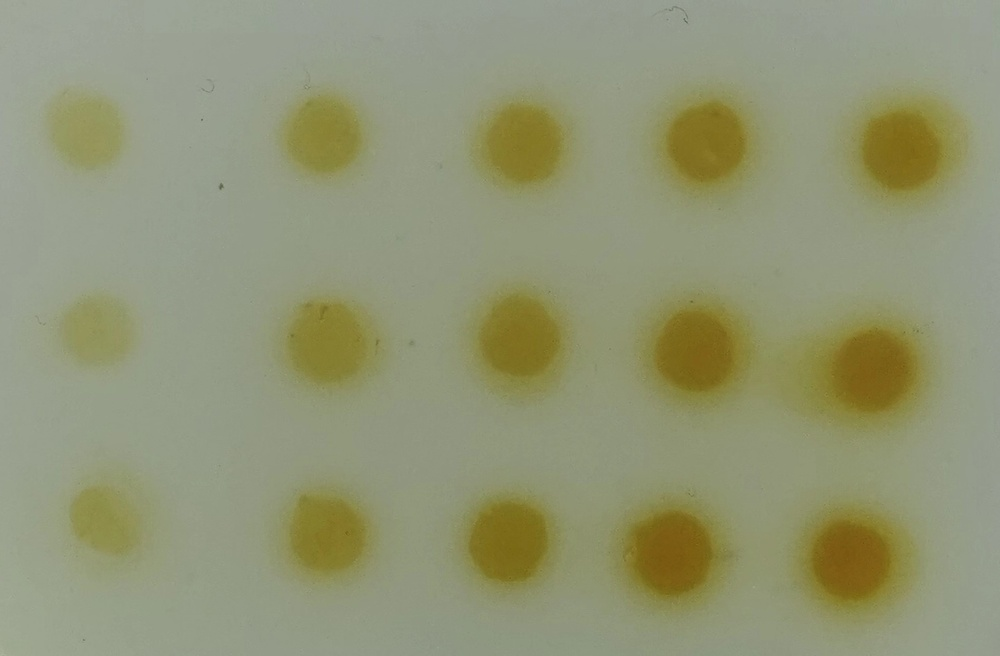
#> input picture assets/30.jpg, 1000 x 656 px, shrunk from 1923 x 1262 before the run
$ python -i analysis_engine.py   (imports and definitions only)
#> lines starting #> are read from the running program, lines starting #| are printed output that depends on the picture
import cv2
import numpy as np


class AnalysisEngine:
    def __init__(self):
        self.active_model = None  # {'k': float, 'b': float, 'channel': str, 'r2': float}
        self.current_img_data = None

    def process_img(self, img_path):
        """
        读取图像并返回多通道数据
        返回: 图像数据字典
        """
#> called with img_path = 'assets/30.jpg'
        img = cv2.imread(img_path)
#> img is the input picture: shape (656, 1000, 3); mean B, G, R 116.1, 148.8, 145.5
        if img is None: return None

        # 预处理：轻微模糊去噪，防止单像素噪点干扰采样
        img_smooth = cv2.medianBlur(img, 3)
        hsv = cv2.cvtColor(img_smooth, cv2.COLOR_BGR2HSV)
#> hsv: shape (656, 1000, 3); mean H, S, V 36.4, 60.8, 150.4
        gray = cv2.cvtColor(img_smooth, cv2.COLOR_BGR2GRAY)
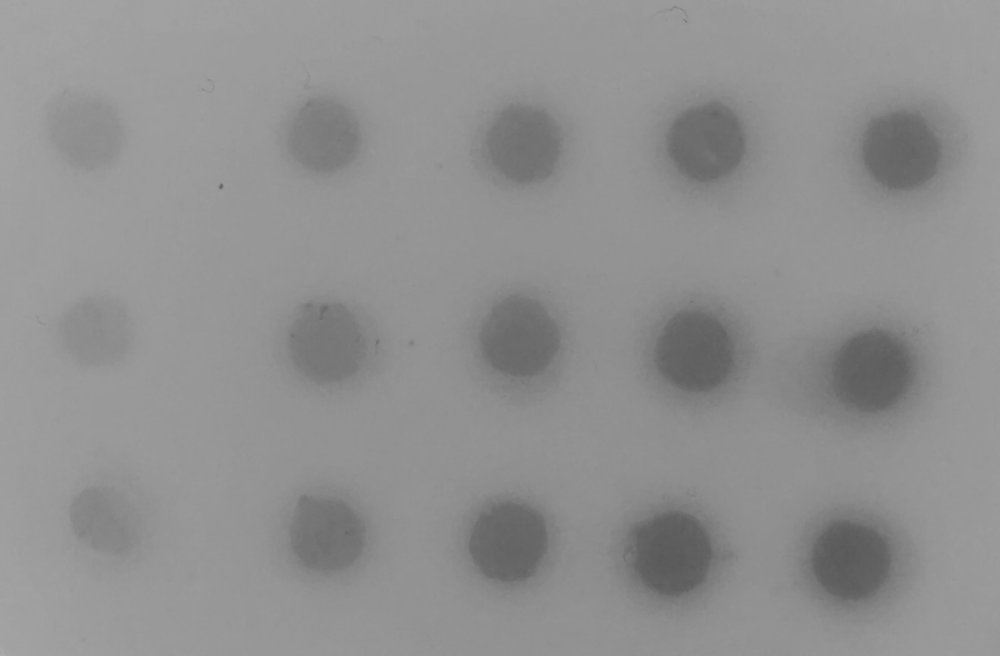
#> gray: shape (656, 1000); min 89, max 172, mean 144.1

        return {
            "BGR": img_smooth,
            "HSV": hsv,
            "GRAY": gray,
            "size": (img.shape[1], img.shape[0])  # real_width, real_height
        }

    # [91 lines left out: functions get_pixel_values, auto_fit_channels, calculate_grid_128, not called in this run]

>>> result = AnalysisEngine().process_img('assets/30.jpg')
#> result = 4 items
